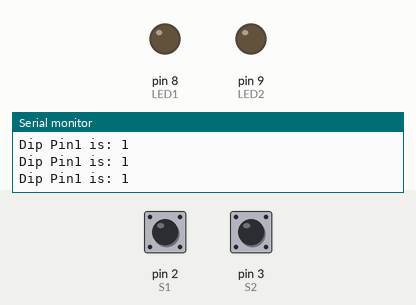
Bench run of a sketch on a simulated Arduino Uno, built with avr-gcc and run on an emulated ATmega328P. Parts: output pins drawn as LEDs (lit = HIGH), the last lines printed to the serial monitor. Inputs (shaded band) come from the test bench; at power-on: pin 2 (S1) HIGH, pin 3 (S2) HIGH.

Above: at 1.3 s.
1.4 s: pin 2 (S1) pulled LOW for 0.3 s
At 1.9 s:
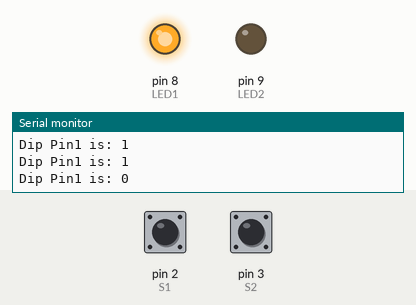
3.5 s: pin 3 (S2) pulled LOW for 0.3 s
At 3.9 s:
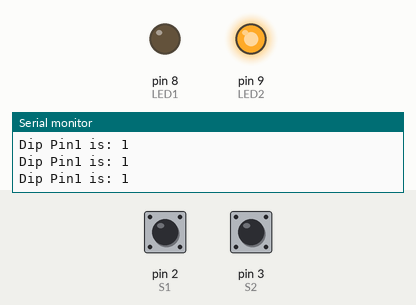
5.5 s: pin 3 (S2) pulled LOW for 3.2 s
At 10.2 s:
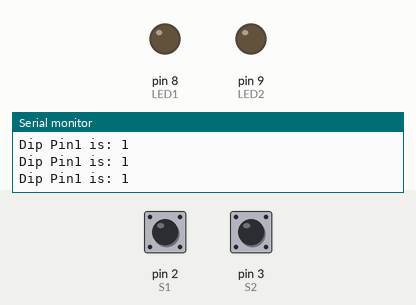
10.5 s: pin 2 (S1) pulled LOW for 3.2 s
At 11.4 s:
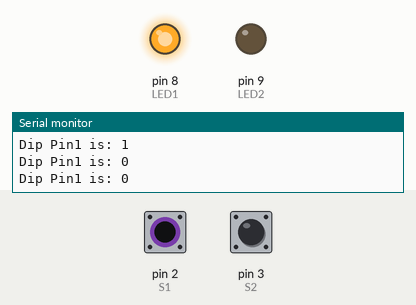
15.5 s: pin 2 (S1) driven LOW and pin 3 (S2) driven LOW
At 16.5 s:
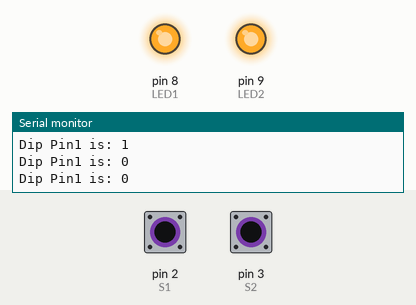
Timing chart, 0 to 18.0 s (numbered marks = the images above; inputs shaded):
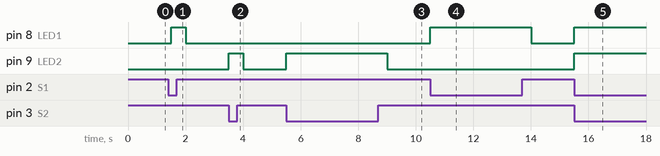

The sketch:

dipTest.ino
```cpp
// Control 4 LEDs with a DIP switch
const int LED1 = 8;
const int LED2 = 9;

const int S1 = 2;
const int S2 = 3;


void switch_led(int switchPin, int ledPin) {
  int state = digitalRead(switchPin);
  //Serial.println(state);
  digitalWrite(ledPin, state == HIGH ? LOW : HIGH);
}

void setup() {
  Serial.begin(9600);
  Serial.println("STARTING...");
  pinMode(LED1, OUTPUT);
  pinMode(LED2, OUTPUT);

  pinMode(S1, INPUT_PULLUP);
  pinMode(S2, INPUT_PULLUP);

}

void loop() {
  switch_led(S1, LED1);
  switch_led(S2, LED2);

  int pstate = digitalRead(S1);
  Serial.print("Dip Pin1 is: " );
  Serial.println(pstate);

  delay(500);
}
```

Measured:
- after the input at 1.4 s, pin 8 (LED1): LOW → HIGH after 0.10 s, → LOW 0.50 s later
- after the input at 3.5 s, pin 9 (LED2): LOW → HIGH at once, → LOW 0.50 s later
- after the input at 5.5 s, pin 9 (LED2): LOW → HIGH at once, → LOW 3.5 s later
- after the input at 10.5 s, pin 8 (LED1): LOW → HIGH at once, → LOW 3.5 s later
- after the input at 15.5 s, pin 8 (LED1), pin 9 (LED2): LOW → HIGH at once
